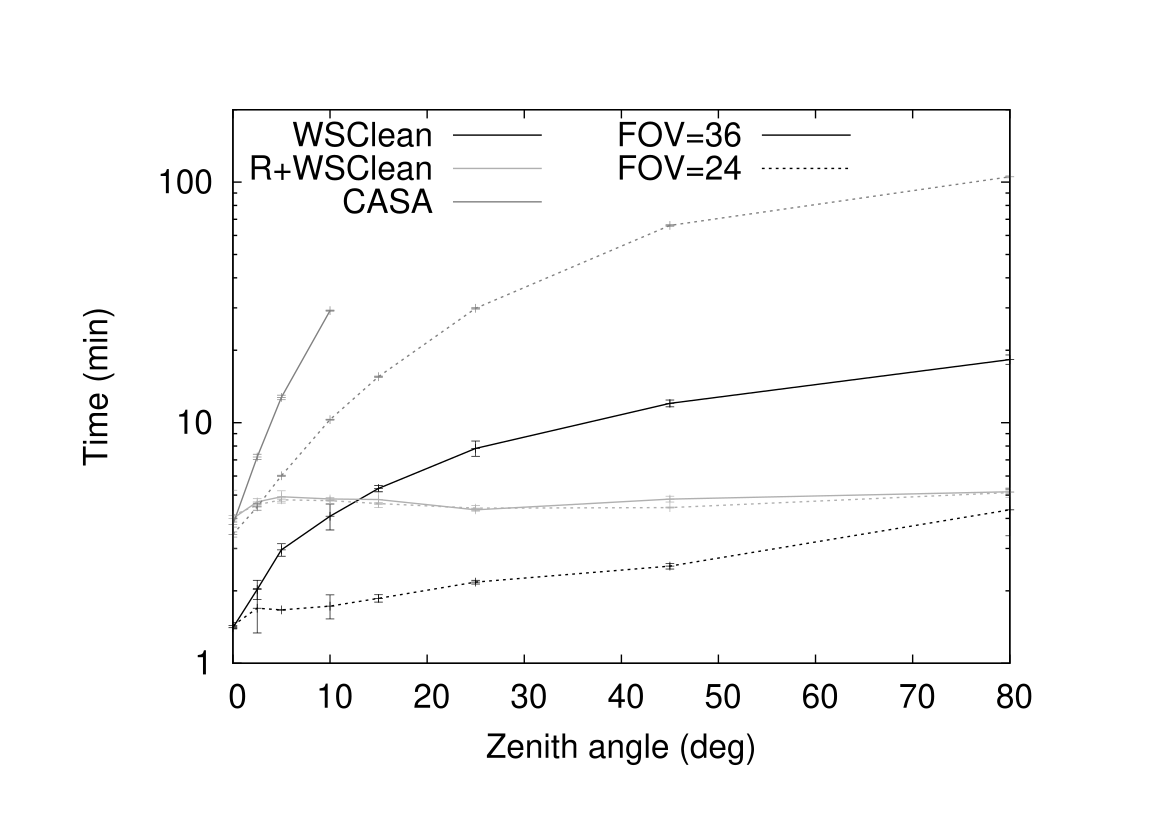

Reproduce this figure in gnuplot.
set terminal postscript enhanced color font 'Helvetica,24'
set logscale y
set xrange [:80]
set yrange [:200]
set output "za-bw.ps"
set key top left vertical maxrows 3
set xlabel "Zenith angle (deg)"
set ylabel "Time (min)"
plot "timings-za3072-wsclean.txt" using 2:(column(3)/60) with lines lw 2.0 lt 1 lc rgb "#000000" title "WSClean", \
     "timings-za3072-wsclean.txt" using 2:(column(3)/60):(column(4)/60*5) with errorbars lt 1 lc rgb "#000000" title "", \
		 "timings-za3072-wssclean.txt" using 2:(column(3)/60+132.6/60) with lines lw 2.0 lc rgb "#B0B0B0" lt 1 title "R+WSClean", \
     "timings-za3072-wssclean.txt" using 2:(column(3)/60+132.6/60):(column(4)/60*5) with errorbars lc rgb "#B0B0B0" lt 1 title "", \
     "timings-za3072-casa.txt" using 2:(column(3)/60) with lines lw 2.0 lt 1 lc rgb "#808080" title "CASA", \
     "timings-za3072-casa.txt" using 2:(column(3)/60):(column(4)/60*5) with errorbars lt 1 lc rgb "#808080" title "", \
     "timings-za2048-wsclean.txt" using 2:(column(3)/60) with lines lw 2.0 lt 3 lc rgb "#000000" title "", \
     "timings-za2048-wsclean.txt" using 2:(column(3)/60):(column(4)/60*5) with errorbars lt 1 lc rgb "#000000" title "", \
		 "timings-za2048-wssclean.txt" using 2:(column(3)/60+132.6/60) with lines lw 2.0 lc rgb "#B0B0B0" lt 3 title "", \
     "timings-za2048-wssclean.txt" using 2:(column(3)/60+132.6/60):(column(4)/60*5) with errorbars lc rgb "#B0B0B0" lt 1 title "", \
     "timings-za2048-casa.txt" using 2:(column(3)/60) with lines lw 2.0 lt 3 lc rgb "#808080" title "", \
     "timings-za2048-casa.txt" using 2:(column(3)/60):(column(4)/60*5) with errorbars lt 1 lc rgb "#808080" title "", \
		 NaN lt 1 lw 2 lc rgb "#000000" title "FOV=36", NaN lt 3 lw 2 lc rgb "#000000" title "FOV=24"
